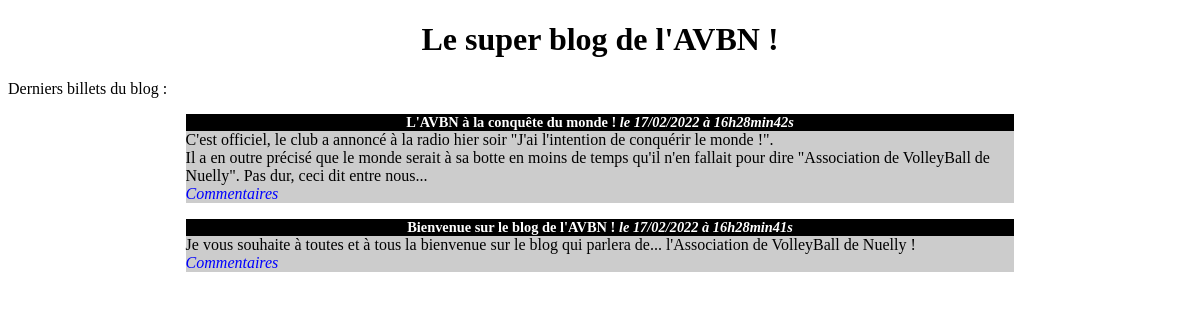
/blog/index.php, run on the app's committed database.
### tables this page shows
CREATE TABLE IF NOT EXISTS `posts` (
  `id` int(11) NOT NULL AUTO_INCREMENT,
  `title` varchar(255) NOT NULL,
  `content` text NOT NULL,
  `creation_date` datetime NOT NULL,
  PRIMARY KEY (`id`)
);

### blog/src/controllers/homepage.php (called while the page is built, shortened)
<?php
function homepage()
{
    $repo = new PostRepository(new DatabaseConnection());
    $posts = $repo->getPosts();
    require 'templates/homepage.php';
}

### blog/src/model/post.php (called while the page is built, shortened)
<?php
class PostRepository
{
    private $connection;
    public function __construct(DatabaseConnection $connection)
    {
        $this->connection = $connection;
    }
    public function getPosts()
    {
        $pdo = $this->connection->getConnection();
        $stmt = $pdo->query("
            SELECT
              id AS identifier,
              title,
              content,
              DATE_FORMAT(creation_date, '%d/%m/%Y à %Hh%imin%ss') AS frenchCreationDate
            FROM posts
            ORDER BY creation_date DESC
            LIMIT 0,5
        ");
        $posts = array();
        while ($row = $stmt->fetch(PDO::FETCH_ASSOC)) {
            $p = new Post();
            $p->identifier         = (int)$row['identifier'];
            $p->title              = $row['title'];
            $p->content            = $row['content'];
            $p->frenchCreationDate = $row['frenchCreationDate'];
            $posts[] = $p;
        }
        return $posts;
    }
}

### blog/templates/homepage.php (the view, shortened to what this page needs)
<h1>Le super blog de l'AVBN !</h1>
<p>Derniers billets du blog :</p>
<?php foreach ($posts as $post): ?>
  <div class="news">
    <h3>
      <?= htmlspecialchars($post->title, ENT_QUOTES, 'UTF-8') ?>
      <em>le <?= htmlspecialchars($post->frenchCreationDate, ENT_QUOTES, 'UTF-8') ?></em>
    </h3>
    <p>
      <?= nl2br(htmlspecialchars($post->content, ENT_QUOTES, 'UTF-8')) ?>
      <br />
      <em>
        <a href="index.php?action=post&id=<?= (int)$post->identifier ?>">Commentaires</a>
      </em>
    </p>
  </div>
<?php endforeach; ?>
<?php
require __DIR__ . '/layout.php';

### blog/style.css (style rules this page uses)
h1, h3 { text-align:center; }
h3 { background-color:black; color:white; font-size:0.9em; margin-bottom:0px; }
.news p { background-color:#CCCCCC; margin-top:0px; }
.news { width:70%; margin:auto; }
a { text-decoration: none; color: blue; }

### data on the page
posts: title "L'AVBN à la conquête du monde !", frenchCreationDate "17/02/2022 à 16h28min42s", content "C'est officiel, le club a annoncé à la radio hier soir \"J'ai l'intention de conquérir le monde !\". Il a en outre précisé que le monde serait à sa botte en moins de temps qu'il n'en fallait pour dire \"Association de VolleyBall de Nuelly\". Pas dur, ceci dit entre nous..."
posts: title "Bienvenue sur le blog de l'AVBN !", frenchCreationDate "17/02/2022 à 16h28min41s", content "Je vous souhaite à toutes et à tous la bienvenue sur le blog qui parlera de... l'Association de VolleyBall de Nuelly !"
